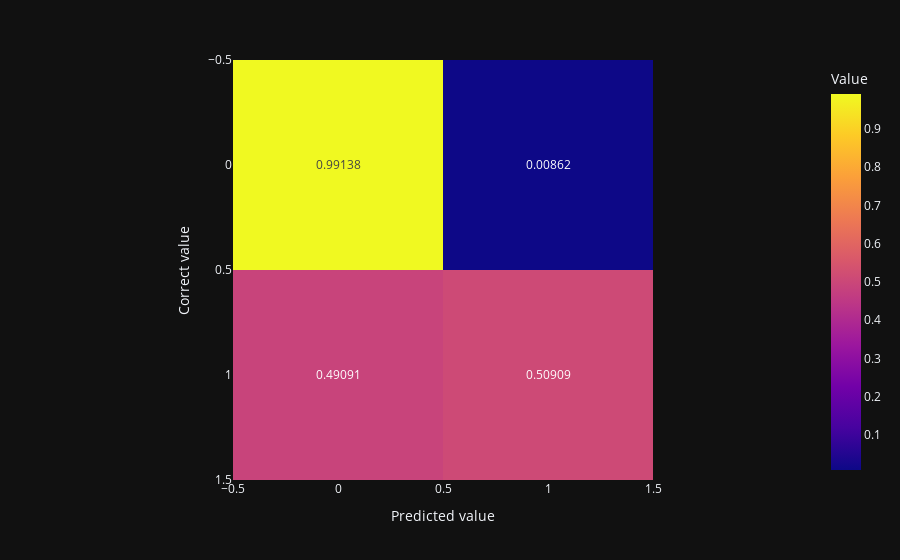

The cell this chart's notebook holds for it:
### Code cell
graph = px.imshow(np.around(confusion_matrix(Y_test,ypre,normalize='true'),5),
text_auto=True,template="plotly_dark",
labels=dict(x="Predicted value",y="Correct value",color="Value"))
graph.show()

### Figure 1 — Plotly figure (JSON) as saved in the notebook; plotly's stock layout.template omitted (floating-point values rounded to 4 significant figures)
{"data": [{"coloraxis": "coloraxis", "hovertemplate": "Predicted value: %{x}<br>Correct value: %{y}<br>Value: %{z}<extra></extra>", "name": "0", "texttemplate": "%{z}", "type": "heatmap", "xaxis": "x", "yaxis": "y", "z": [[0.9914, 0.00862], [0.4909, 0.5091]]}], "layout": {"coloraxis": {"colorbar": {"title": {"text": "Value"}}, "colorscale": [[0, "#0d0887"], [0.1111, "#46039f"], [0.2222, "#7201a8"], [0.3333, "#9c179e"], [0.4444, "#bd3786"], [0.5556, "#d8576b"], [0.6667, "#ed7953"], [0.7778, "#fb9f3a"], [0.8889, "#fdca26"], [1, "#f0f921"]]}, "margin": {"t": 60}, "xaxis": {"anchor": "y", "constrain": "domain", "domain": [0, 1], "scaleanchor": "y", "title": {"text": "Predicted value"}}, "yaxis": {"anchor": "x", "autorange": "reversed", "constrain": "domain", "domain": [0, 1], "title": {"text": "Correct value"}}}}
